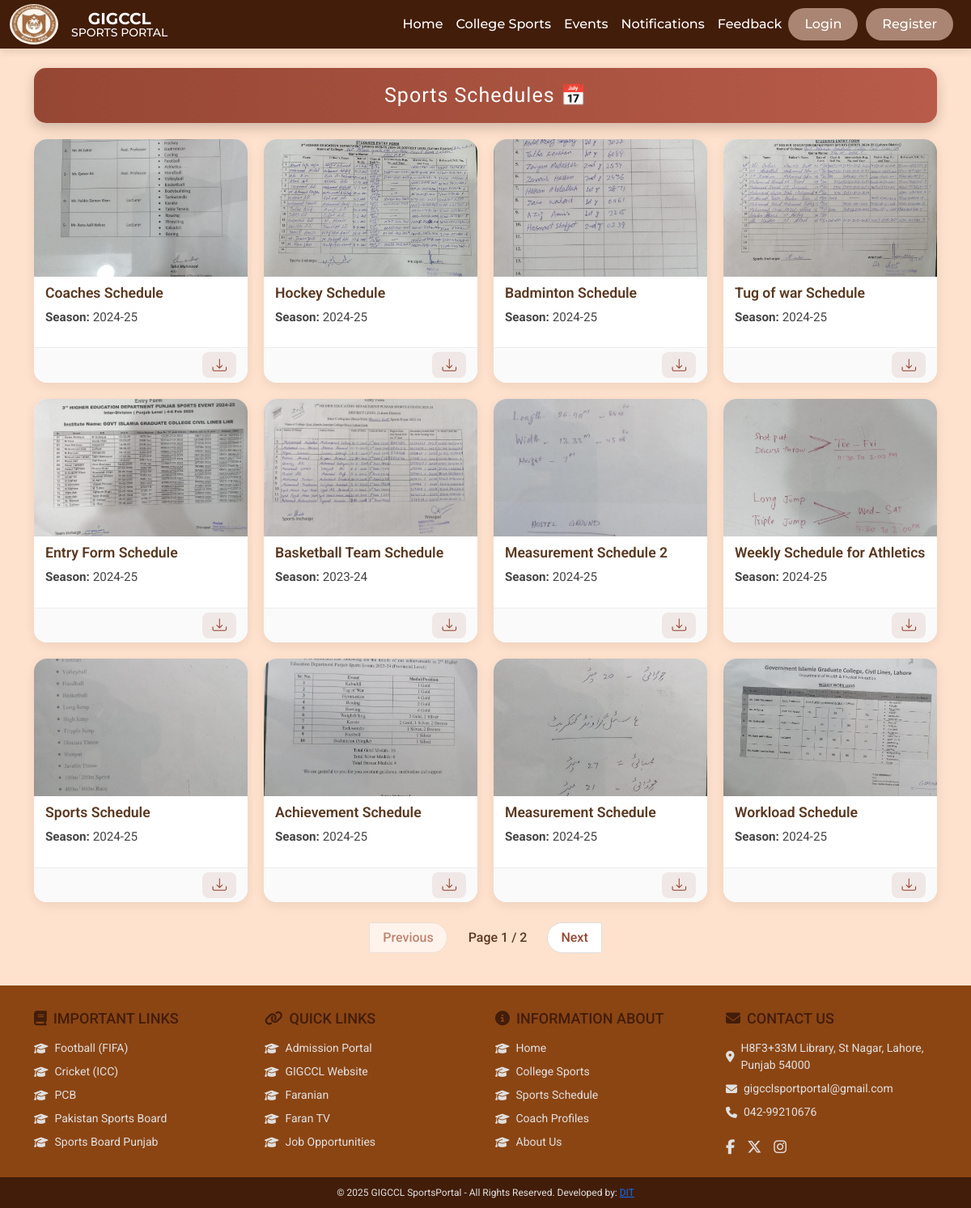
Page /sports_base/schedules/ on the committed database.
### sports_base/models.py (models this page shows, shortened)
class SportSchedule(models.Model):
    title = models.CharField(max_length=100)
    season = models.CharField(max_length=100)
    image = models.ImageField(upload_to='schedules/')
    uploaded_at = models.DateTimeField(auto_now_add=True)

### sports_base/views.py (the view)
# urls.py: path('schedules/', baseviews.sports_schedules, name='sports_schedules'),
def sports_schedules(request):
    schedules_list = SportSchedule.objects.all().order_by('-uploaded_at')
    paginator = Paginator(schedules_list, 12)
    page_number = request.GET.get('page')
    page_obj = paginator.get_page(page_number)
    return render(request, 'sports_base/sports_schedules.html', {'page_obj': page_obj})

### sports_base/templates/sports_base/sports_schedules.html (shortened to what this page needs)
{% extends 'base.html' %}
{% load static %}
{% block content %}
<link href="https://cdn.jsdelivr.net/npm/aos@2.3.4/dist/aos.css" rel="stylesheet">
<div class="container py-4">
  <div class="page-header">Sports Schedules 📅</div>
  <div class="schedules-list">
    {% for schedule in page_obj %}
    <div class="schedule-card" data-aos="fade-up" data-aos-duration="1000">
      <img src="{{ schedule.image.url }}" alt="{{ schedule.title }} Schedule" class="schedule-image">
      <div class="schedule-info">
        <h3 class="schedule-title">{{ schedule.title }}</h3>
        <p><strong>Season:</strong> {{ schedule.season }}</p>
      </div>
      <div class="card-footer">
        <a href="{{ schedule.image.url }}" download class="download-btn" title="Download Schedule">
          <i class="bi bi-download"></i>
        </a>
      </div>
    </div>
    {% empty %}
    <p class="text-center mt-4">No schedules available at the moment.</p>
    {% endfor %}
  </div>
  {% if page_obj.has_other_pages %}
  <div class="pagination-container">
    <nav aria-label="Schedule Page Navigation">
      <ul class="pagination">
        <li class="page-item {% if not page_obj.has_previous %}disabled{% endif %}">
          <a class="page-link" href="{% if page_obj.has_previous %}?page={{ page_obj.previous_page_number }}{% else %}#{% endif %}">Previous</a>
        </li>
        <li class="page-indicator">
          Page {{ page_obj.number }} / {{ page_obj.paginator.num_pages }}
        </li>
        <li class="page-item {% if not page_obj.has_next %}disabled{% endif %}">
          <a class="page-link" href="{% if page_obj.has_next %}?page={{ page_obj.next_page_number }}{% else %}#{% endif %}">Next</a>
        </li>
      </ul>
    </nav>
  </div>
  {% endif %}
</div>
{% endblock %}

### sports_base/templates/sports_base/sports_schedules.html (style rules this page uses)
:root { --primary-color: #964734; --bg-light: #FFE2CD; --card-text: #5A3922; }
html, body { margin: 0; padding: 0; height: 100%; background-color: var(--bg-light); }
.page-header { background: linear-gradient(90deg, #964734, #b85b4a); color: #fff; padding: 15px; font-size: 25px; font-weight: 400; text-align: center; border-radius: 15px; margin-bottom: 20px; box-shadow: 0 6px 16px rgba(0, 0, 0, 0.2); letter-spacing: 1px; }
.schedules-list { display: flex; flex-wrap: wrap; gap: 20px; justify-content: center; width: 100%; max-width: 1200px; }
.schedule-card { background-color: #fff; border-radius: 16px; overflow: hidden; box-shadow: 0 4px 14px rgba(0, 0, 0, 0.08); transition: all 0.3s ease; width: 100%; max-width: 280px; flex: 1 1 calc(25% - 20px); display: flex; flex-direction: column; }
.schedule-image { width: 100%; height: 170px; object-fit: cover; }
.schedule-info { padding: 10px 14px; flex-grow: 1; }
.schedule-title { font-size: 1.1rem; font-weight: 600; color: var(--card-text); margin-bottom: 8px; }
.schedule-info p { font-size: 0.95rem; color: #444; }
.card-footer { padding: 08px 14px; background: #fafafa; border-top: 1px solid #eee; text-align: right; }
.download-btn { background-color: rgba(150, 71, 52, 0.1); color: var(--primary-color); padding: 6px 12px; font-size: 1.1rem; border-radius: 8px; text-decoration: none; transition: background-color 0.3s ease; }
.pagination-container { display: flex; justify-content: center; margin-top: 25px; }
.pagination { display: flex; gap: 10px; align-items: center; flex-wrap: wrap; }
.pagination .page-link { color: var(--primary-color); background: white; border: 1px solid #ddd; border-radius: 50px; padding: 6px 16px; font-weight: 500; transition: all 0.3s ease; text-decoration: none; }
.page-indicator { padding: 6px 16px; font-weight: 500; color: var(--card-text); background-color: transparent; border: none; border-radius: 50px; cursor: default; }
.pagination .disabled .page-link { pointer-events: none; opacity: 0.6; }

### rows in the picture
SportSchedule: image (picture), title "Coaches Schedule", season "2024-25"
SportSchedule: image (picture), title "Hockey Schedule", season "2024-25"
SportSchedule: image (picture), title "Badminton Schedule", season "2024-25"
SportSchedule: image (picture), title "Tug of war Schedule", season "2024-25"
SportSchedule: image (picture), title "Entry Form Schedule", season "2024-25"
SportSchedule: image (picture), title "Basketball Team Schedule", season "2023-24"
SportSchedule: image (picture), title "Measurement Schedule 2", season "2024-25"
SportSchedule: image (picture), title "Weekly Schedule for Athletics", season "2024-25"
SportSchedule: image (picture), title "Sports Schedule", season "2024-25"
SportSchedule: image (picture), title "Achievement Schedule", season "2024-25"
SportSchedule: image (picture), title "Measurement Schedule", season "2024-25"
SportSchedule: image (picture), title "Workload Schedule", season "2024-25"

### other values in the picture
{{ page_obj.number }} "1"
{{ page_obj.paginator.num_pages }} "2"
